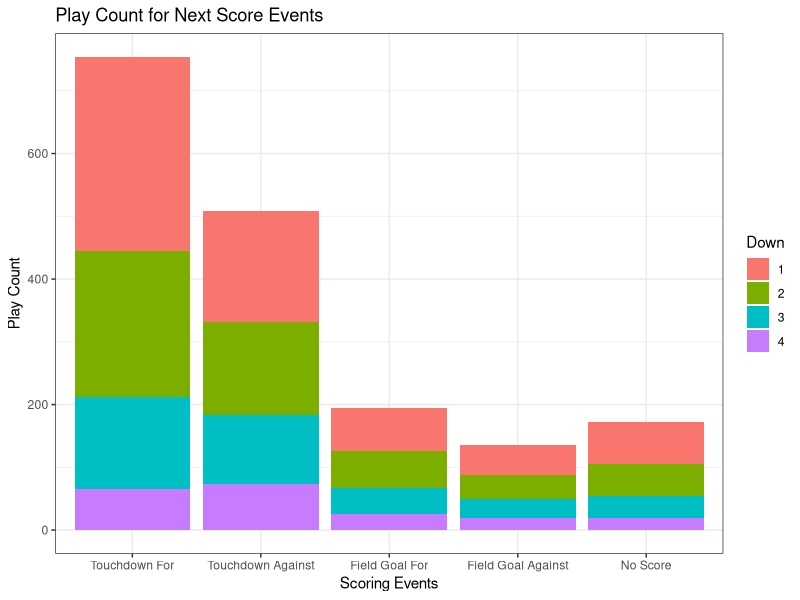
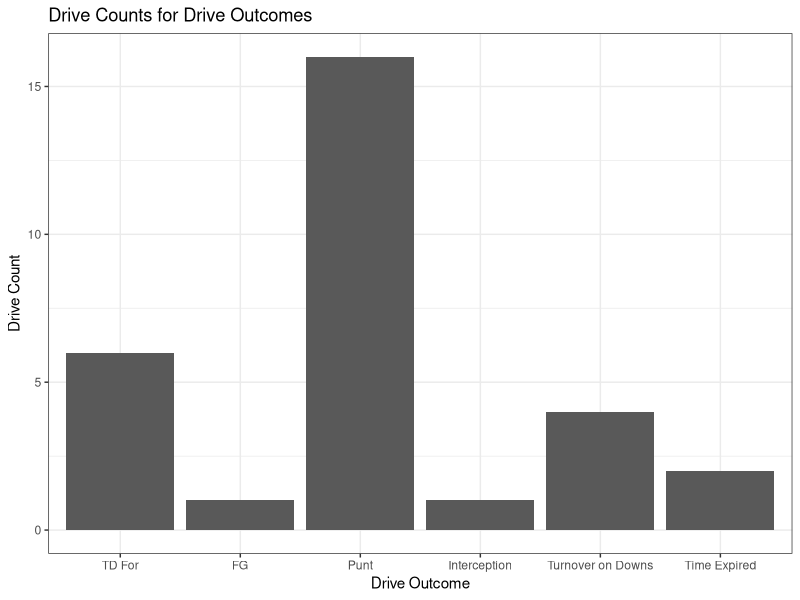

The R script that drew these images, in order:
## ---- chunk 1
knitr::opts_chunk$set(echo = TRUE)
library(tidyverse)
library(nnet)
## ---- chunk 2
## Data initialization

# Drop KOs, Extra Pts, 2 Pt conversions, Penalties, and Timeouts
init.data.full = read.csv("Initial_Play_-_By_-_Play.csv", na=c(""))
KO.plays = c("KO", "KO Rec", "Onside Kick Rec")

# Fixing the Extra Points labeled as FGs
init.data.full[1442, "PLAY.TYPE"] = "Extra Pt."
init.data.full[1556, "PLAY.TYPE"] = "Extra Pt."
init.data.full[1975, "PLAY.TYPE"] = "Extra Pt."
init.data.full[1994, "PLAY.TYPE"] = "Extra Pt."

extra.pt.rows = which(init.data.full$PLAY.TYPE == "Extra Pt." |
                        init.data.full$PLAY.TYPE == "Extra Pt. Block")
KO.rows = which(init.data.full$PLAY.TYPE %in% KO.plays)
two.pt.rows = which(init.data.full$PLAY.TYPE == "2 Pt." | 
                      init.data.full$PLAY.TYPE == "2 Pt. Defend")
penalty.rows = which(init.data.full$RESULT == "Penalty")
timeout.rows = which(init.data.full$RESULT == "Timeout")

rem.rows = c(extra.pt.rows, KO.rows, two.pt.rows, penalty.rows, timeout.rows)
init.data = init.data.full[-rem.rows, ]

# Create possession team column

  # fill in missing values that shouldn't be missing
init.data[945, "ODK"] = "D"
init.data[955, "ODK"] = "D"
init.data[980, "ODK"] = "O"
init.data[1025, "ODK"] = "D"
init.data[1291, "ODK"] = "O"
init.data[1317, "ODK"] = "D"

init.data$pos.team = ifelse(init.data$ODK == "O", "CMU", "Opp")

for (i in 1:nrow(init.data)) {
  if (init.data[i, "ODK"] == "K") {
    init.data[i, "pos.team"] = init.data[i - 1, "pos.team"]
  }
}

# convert character variables to factor
#factor.vars = c("ODK", "RESULT", "PLAY.TYPE")
#init.data[factor.vars] = lapply(init.data[factor.vars], factor)

# renaming variables for convenience
names(init.data) = tolower(names(init.data))
names(init.data)[1] = "play"

# fixing rounding error for distance
for (i in 2:nrow(init.data)) {
  if (init.data$dn[i]==1 | is.na(init.data$dn[i])) { next }
  init.data$dist[i] = init.data$dist[i-1] - init.data$gn.ls[i-1]
}
## ---- chunk 3
## Cleaning

# creating game ID
first.plays = which(init.data$play==2)
init.data$game = length(first.plays)
for (i in 1:(length(first.plays)-1)) {
  first = first.plays[i]
  last = first.plays[i+1]-1
  init.data$game[first:last] = i
}

# fixing yards to endzone
negative.yds = init.data$yard.ln < 0
na.yds = is.na(negative.yds)
negative.yds[na.yds] = FALSE
init.data[negative.yds, "yard.ln"] = init.data[negative.yds, "yard.ln"] + 100
names(init.data)[5] = "yds.to.endzone"

# creating drive ID
# insert = data.frame(play = 11, odk = as.factor("O"), dn = 0, dist = -1, 
#                     yds.to.endzone = 101, gn.ls = -101, result = as.factor(""), 
#                     play.type = as.factor("Run"), game = 8)
# init.data = rbind(init.data[1:1256, ], insert, init.data[1257:2082, ])

num.games = max(init.data$game)

for (game.ind in 1:num.games) {
  
  ind.game = init.data[init.data$game == game.ind, ]
  drive = 1
  
  for (j in 1:(nrow(ind.game) - 1)) {
    
    global.ind = which(init.data$game == game.ind & 
                         init.data$play == ind.game[j, "play"])
    
    cur.pos = ind.game[j, "pos.team"]
    next.pos = ind.game[j + 1, "pos.team"]
    
    init.data[global.ind, "drive"] = drive
    
    if (cur.pos != next.pos) drive = drive + 1
    
  }
  
  init.data[global.ind + 1, "drive"] = drive
  
}
## ---- chunk 4
# creating drive outcome
last.plays = which(!mapply(identical, init.data$drive, lead(init.data$drive, default=0)) & 
                     !is.na(init.data$drive))
last.play.type = init.data$play.type[last.plays]
down = init.data$dn[last.plays]
result = init.data$result[last.plays]
last.outcomes = rep(NA, length(last.plays))
for (i in 1:length(last.plays)) {
  outcome = NA
  playtype = last.play.type[i]
  if (is.na(playtype)) {next} # NEED TO FIX
  res = result[i]
  if (playtype=="Pass" | playtype=="Run") {
    if (grepl("Def TD", res)) {outcome = "TD Against"}
    else if (grepl("TD", res)) {outcome = "TD For"}
    else if (res %in% c("Fumble", "Interception", "Sack, Fumble")) {outcome = res}
    else if (is.na(down[i])) {next} # NEED TO FIX
    else if (down[i]==4) {outcome = "Turnover on Downs"}
    else {outcome = "Time Expired"}
  }
  else if (grepl("FG", playtype)) {outcome = "FG"}
  else if (grepl("Punt", playtype)) {outcome = "Punt"}
  last.outcomes[i] = outcome
}
offset = 0
init.data$drive.outcome = NA
init.data$drive.outcome[last.plays] = last.outcomes
for (i in 1:max(init.data$game)) {
  ind = which(init.data$game==i)
  init.data$drive.outcome[ind] = last.outcomes[init.data$drive[ind] + offset]
  offset = offset + max(init.data$drive[ind], na.rm=TRUE)
}

# # creating next scoring play
# TD.score = c("Complete, TD", "Rush, TD", "Interception, Def TD", "Scramble, TD",
#              "Blocked, Def TD", "Fumble, Def TD") # check the result column
FG.score = c("FG", "FG Block") # check the play type column, and then result column for good
# safety.score = c("Safety")
# 
#   #Get indices for TDs
# TD.score.inds = which(init.data$result %in% TD.score)
# 
#   #Get indices for FGs

#Manually input missing FG good/no good values
FG.rows = init.data[init.data$play.type %in% FG.score, ]
FG.rows[c(5, 6, 9, 20, 21, 22), "result"] = "Good"
FG.rows[c(8, 23, 24, 25, 26, 28, 29), "result"] = "No Good"
  #Index 29 was a muffed FG attempt
init.data[init.data$play.type %in% FG.score, "result"] = FG.rows$result



init.data$TD.score = str_detect(init.data$result, "TD")
init.data[is.na(init.data$TD.score), "TD.score"] = F 
init.data$FG = str_detect(init.data$play.type, "FG")
init.data[is.na(init.data$FG), "FG"] = F 
init.data$FG.score = ((init.data$FG == T) & (init.data$result == "Good"))
init.data$safety.score = F # implement once we have data with safeties

init.data$sp = ifelse(init.data$TD.score + init.data$FG.score + init.data$safety.score >= 1, 
                      T,
                      F)

  # Indicator for defensive score
init.data$def.score = str_detect(init.data$result, "Def")
init.data[is.na(init.data$def.score), "def.score"] = FALSE

find.next.score.game = function(data) { #WRT POSESSION TEAM
  
  # Which rows are the scoring plays:
  score.plays = which(data$sp)
  
  find.next.score = function(play.ind, score.plays.inds, data) {
    
    next.score.ind = score.plays.inds[which(score.plays.inds >= play.ind)[1]]
    
    if(is.na(next.score.ind)) {
      
      score.type = "No Score"
      
    } else {
      
      cur.odk = data[play.ind, "odk"] # CMU currently on offense or defense
      cur.result = data[play.ind, "result"] # Current play result
      cur.play.type = data[play.ind, "play.type"] # Current play type
      
      #TDs:
      if (data$TD.score[next.score.ind]) {
        
        if (identical(data[play.ind, "pos.team"], data[next.score.ind, "pos.team"])) {
          
          if (data[next.score.ind, "def.score"]) { #Def TD, against team in pos
            
            score.type = "Touchdown Against"
            
          } else { #Offensive TD, for team in pos
            
            score.type = "Touchdown For"
            
          }
          
        } else {
          
          if (data[next.score.ind, "def.score"]) { #Def TD, for team in pos.
            
            score.type = "Touchdown For"
            
          } else { #Offensive TD, against team in pos.
            
            score.type = "Touchdown Against"
            
          }
          
        }

        #FGs
      } else if(data$FG.score[next.score.ind]) {
        
        if (identical(data[play.ind, "pos.team"], data[next.score.ind, "pos.team"])) {
          
          score.type = "Field Goal For"
          
          # Opponent made FG
        } else {
          
          score.type = "Field Goal Against"
          
        }
        
        #Safeties
      } else if(data$safety.score[next.score.ind]) {
        
        score.type = "Safety" #Handle logic later
        
        #Error
      } else {
        
        score.type = NA
        
      }
    }
    
    return(data.frame(next.score = score.type))
    
  }
  
  res = lapply(1:nrow(data), find.next.score, 
               score.plays.inds = score.plays, data = data) %>% 
    bind_rows()
  
  return(res)
}

next.score = map_dfr(unique(init.data$game), 
        function(x) {
          init.data %>% 
            filter(game == x) %>% 
            find.next.score.game()
        })

init.data$next.score = next.score[, 1]
## ---- chunk 5
# EDA
sub.data = init.data[, c("game", "drive", "play", "pos.team", "dn", "dist", 
                         "yds.to.endzone", "result", "play.type", 
                         "drive.outcome", "next.score")]

# Next score distribution by down (removed NA values)
sub.data[!is.na(sub.data$dn), ] %>% 
  ggplot(aes(x = fct_relevel(next.score, 
                             c("Touchdown For", "Touchdown Against", 
                               "Field Goal For", "Field Goal Against", 
                               "No Score")), 
             fill = factor(dn))) +
  geom_bar() +
  labs(title = "Play Count for Next Score Events", x = "Scoring Events", 
       y = "Play Count", fill = "Down") +
  theme_bw()
  
drive.data = sub.data %>% 
  group_by(drive) %>% 
  slice(1) %>% 
  ungroup()

drive.data %>% 
  ggplot(aes(x = fct_relevel(drive.outcome, 
                             c("TD For", "FG", "Punt", "Interception", 
                               "Turnover on Downs", "Time Expired")))) +
  geom_bar() +
  labs(title = "Drive Counts for Drive Outcomes", x = "Drive Outcome", 
       y = "Drive Count") +
  theme_bw()
